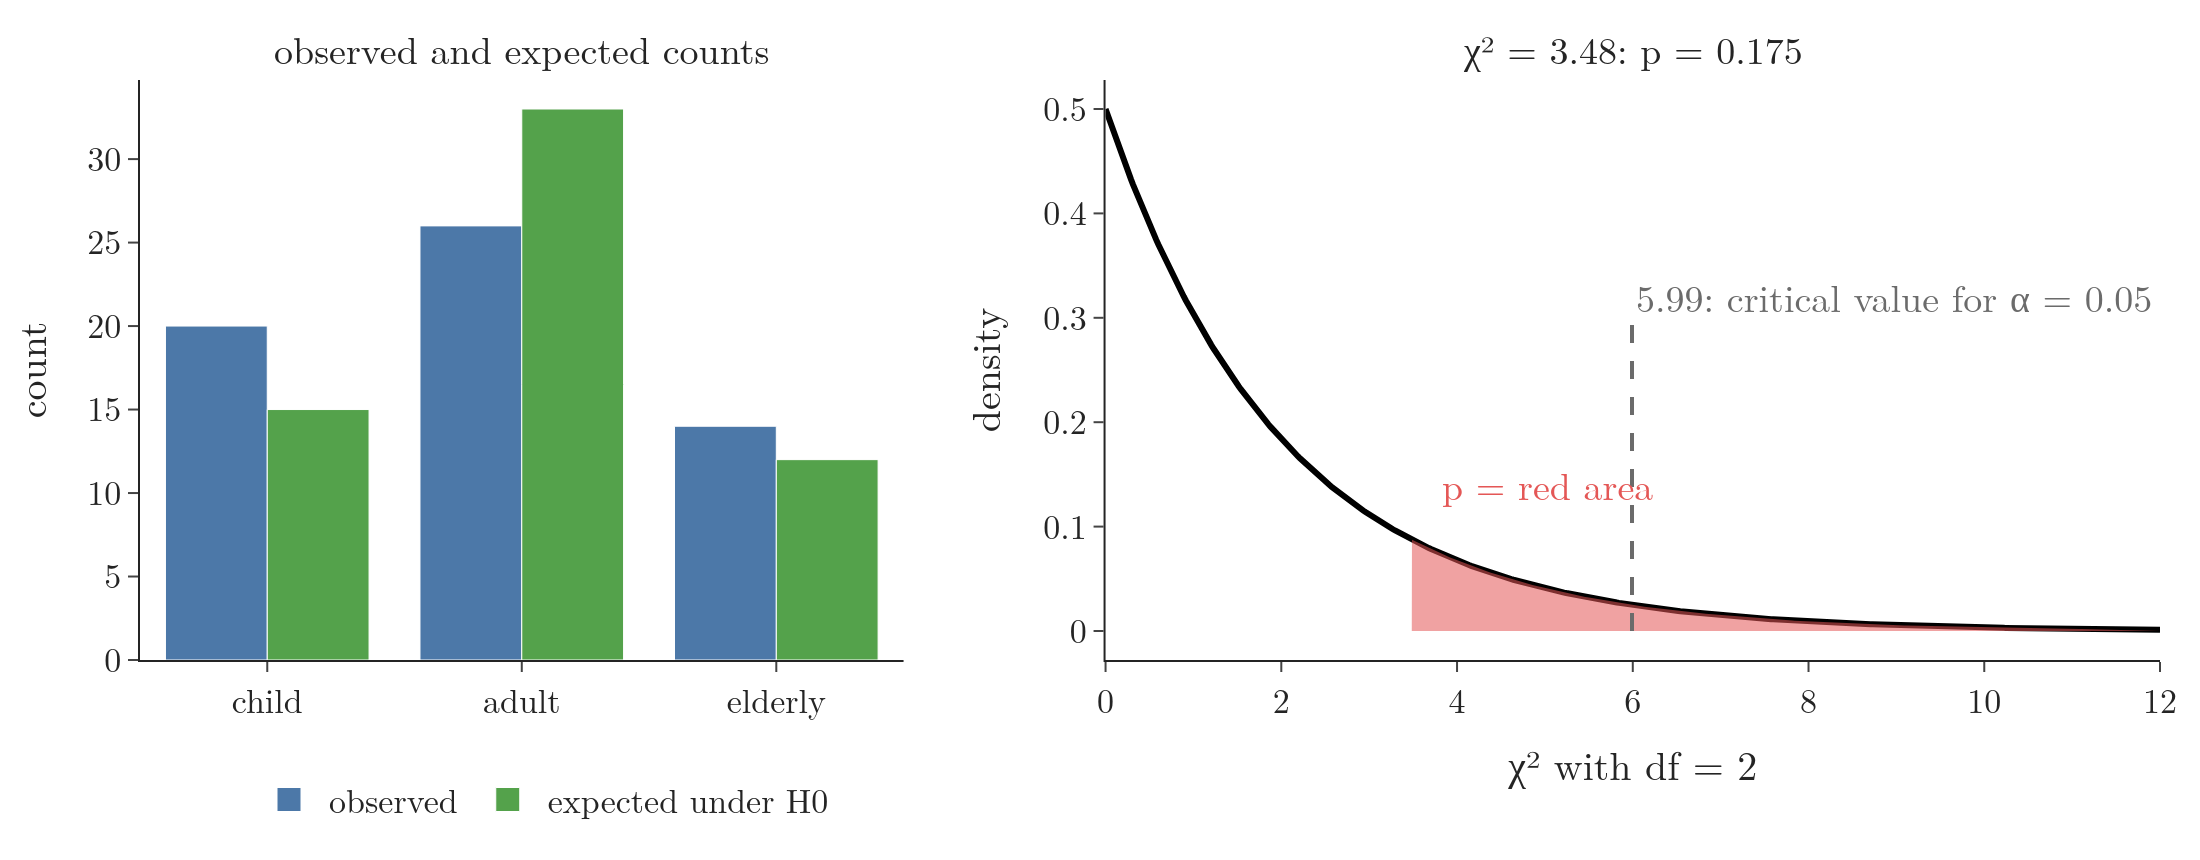

The script that drew this image:
"""Goodness of fit for the age groups. Left: observed counts against the counts expected from the claimed shares.
Right: chi-square density with df = 2; the red area beyond 3.48 is the p-value, the dashed line the 5% critical value."""
from pathlib import Path
import numpy as np
from plotly.subplots import make_subplots
from scipy import stats

here = Path(__file__).parent
groups, observed, expected = ["child", "adult", "elderly"], [20, 26, 14], [15, 33, 12]
stat = stats.chisquare(observed, expected).statistic
crit = stats.chi2.ppf(0.95, 2)
fig = make_subplots(rows=1, cols=2, horizontal_spacing=0.1, column_widths=[0.42, 0.58],
                    subplot_titles=["observed and expected counts", f"χ² = {stat:.2f}: p = 0.175"])
fig.add_bar(x=groups, y=observed, name="observed", marker_color="#4C78A8", row=1, col=1)
fig.add_bar(x=groups, y=expected, name="expected under H0", marker_color="#54A24B", row=1, col=1)
x = np.linspace(0, 12, 500)
fig.add_scatter(x=x, y=stats.chi2.pdf(x, 2), mode="lines", line=dict(color="black", width=3), showlegend=False,
                row=1, col=2)
tail = x[x >= stat]
fig.add_scatter(x=np.r_[stat, tail, tail[-1]], y=np.r_[0, stats.chi2.pdf(tail, 2), 0], fill="toself",
                fillcolor="rgba(228,87,86,0.55)", line=dict(width=0), showlegend=False, row=1, col=2)
fig.add_scatter(x=[crit, crit], y=[0, 0.3], mode="lines", line=dict(color="#6B6B6B", dash="dash", width=2),
                showlegend=False, row=1, col=2)
fig.add_annotation(x=crit, y=0.32, text="5.99: critical value for α = 0.05", showarrow=False, xanchor="left",
                   font=dict(size=16, color="#6B6B6B"), row=1, col=2)
fig.add_annotation(x=stat + 0.3, y=0.14, text="p = red area", showarrow=False, xanchor="left",
                   font=dict(size=16, color="#E45756"), row=1, col=2)
fig.update_xaxes(title_text="χ² with df = 2", row=1, col=2)
fig.update_yaxes(title_text="count", row=1, col=1)
fig.update_yaxes(title_text="density", row=1, col=2)
fig.update_annotations(font_size=19)
fig.update_layout(template="simple_white", width=1100, height=430, barmode="group",
                  legend=dict(orientation="h", x=0.2, xanchor="center", y=-0.18),
                  font=dict(family="Latin Modern Roman", size=17), margin=dict(l=70, r=20, t=40, b=40))
fig.write_image(here / "goodness_of_fit.png", scale=2)
fig.write_image(here / "goodness_of_fit.pdf")
